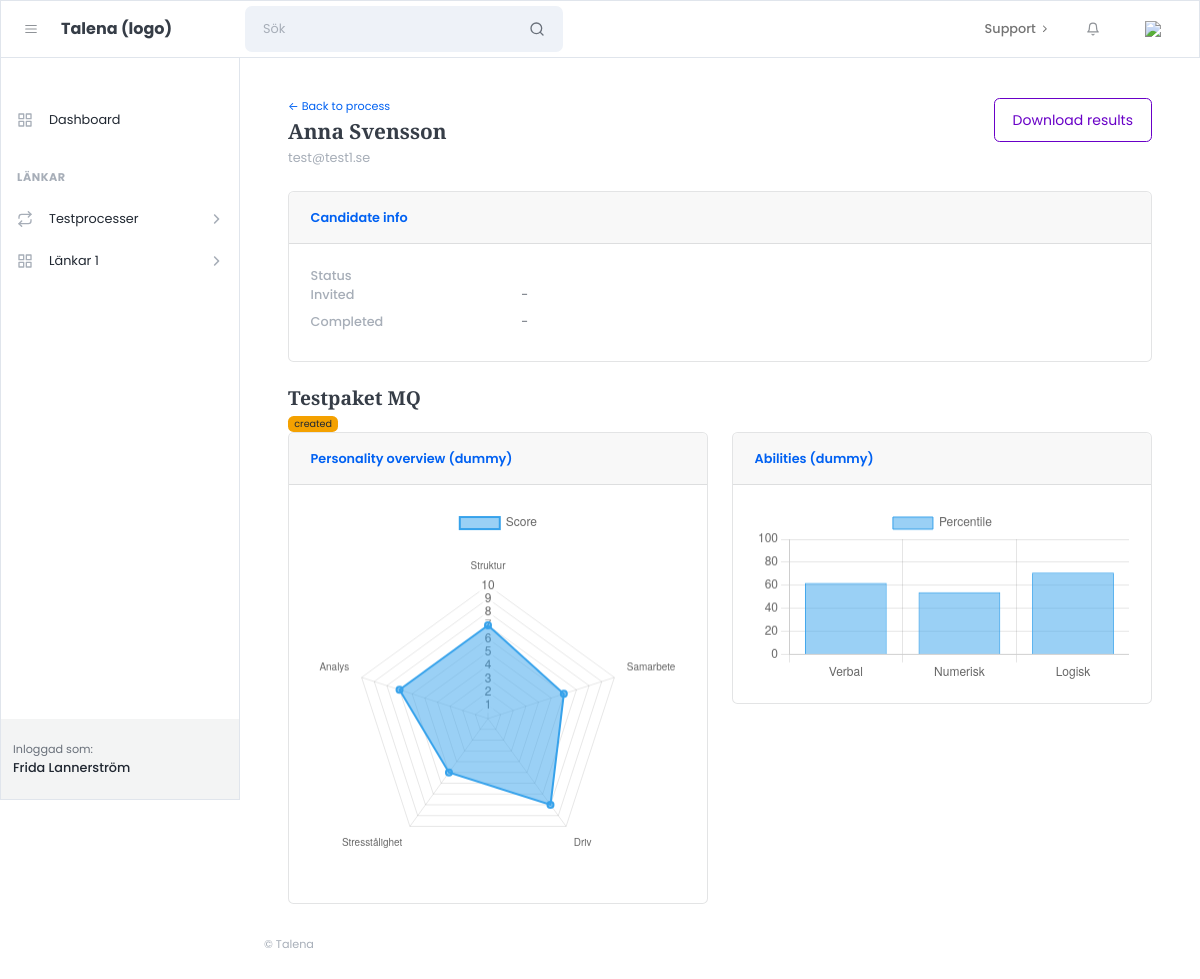
/processes/1/candidate/4/ (signed in), run on an earlier commit of the app's database.
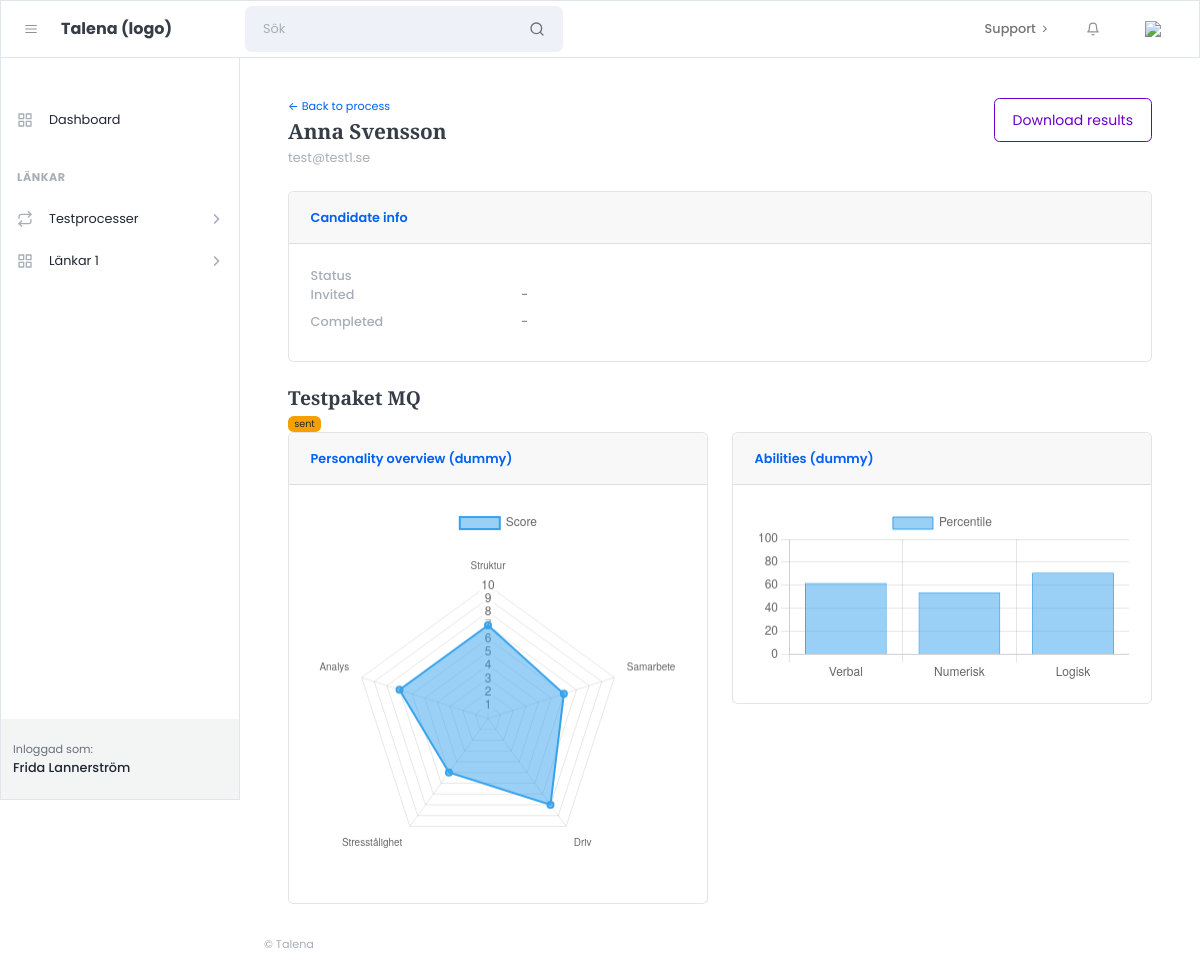
And on a later commit of the database.
### apps/processes/models.py (models this page shows, shortened)
class TestInvitation(models.Model):
    STATUS_CHOICES = [
        ("created", "Created"),
        ("sent", "Sent"),
        ("started", "Started"),
        ("completed", "Completed"),
        ("expired", "Expired"),
        ("failed", "Failed"),
    ]
    SOURCE_CHOICES = [
        ("invited", "Invited"),
        ("self_registered", "Self-registered"),
    ]
    assessment_url = models.URLField(blank=True, null=True)
    sova_request_id = models.CharField(max_length=512, blank=True, null=True)
    process = models.ForeignKey("processes.TestProcess", on_delete=models.CASCADE, related_name="invitations")
    candidate = models.ForeignKey("processes.Candidate", on_delete=models.CASCADE, related_name="invitations")
    source = models.CharField(max_length=20, choices=SOURCE_CHOICES, default="invited")
    request_id = models.CharField(max_length=512, null=True, blank=True)
    sova_project_id = models.IntegerField(null=True, blank=True)
    overall_score = models.FloatField(null=True, blank=True)
    project_results = models.JSONField(null=True, blank=True)
    status = models.CharField(max_length=30, choices=STATUS_CHOICES, default="created")
    invited_at = models.DateTimeField(blank=True, null=True)
    completed_at = models.DateTimeField(blank=True, null=True)
    result_payload = models.JSONField(null=True, blank=True)   # hela resultatet (om du vill)
    score = models.IntegerField(null=True, blank=True)         # demo-score 0–100 (eller vad du vill)
    sova_invitation_id = models.CharField(max_length=255, blank=True, null=True)
    sova_payload = models.JSONField(blank=True, null=True)
    created_at = models.DateTimeField(auto_now_add=True)
    class Meta:
        constraints = [
            models.UniqueConstraint(fields=["process", "candidate"], name="uniq_invitation_per_process")
        ]

### apps/processes/views.py (the view)
# urls.py: path("<int:process_id>/candidate/<int:candidate_id>/", views.process_candidate_detail, name="process_candidate_detail"),
@login_required
def process_candidate_detail(request, process_id, candidate_id):
    process = get_object_or_404(TestProcess, pk=process_id, created_by=request.user)
    invitation = get_object_or_404(
        TestInvitation,
        process=process,
        candidate_id=candidate_id
    )
    candidate = invitation.candidate
    dummy_profile = {
        "labels": ["Struktur", "Samarbete", "Driv", "Stresstålighet", "Analys"],
        "values": [7, 6, 8, 5, 7],
    }
    dummy_abilities = {
        "labels": ["Verbal", "Numerisk", "Logisk"],
        "values": [62, 54, 71],
    }
    return render(request, "customer/processes/process_candidate_detail.html", {
        "process": process,
        "invitation": invitation,
        "candidate": candidate,
        "dummy_profile": dummy_profile,
        "dummy_abilities": dummy_abilities,
    })

### templates/customer/processes/process_candidate_detail.html (shortened to what this page needs)
{% extends "customer/core/layouts/customer_base.html" %}
{% block content %}
<div class="container-fluid px-4">
  <div class="d-flex align-items-start justify-content-between mb-4">
    <div>
      <div class="text-muted small mb-1">
        <a href="{% url 'processes:process_detail' process.id %}">← Back to process</a>
      </div>
<h1 class="h3 mb-1">{{ candidate.first_name }} {{ candidate.last_name }}</h1>
<div class="text-muted">{{ candidate.email }}</div>
    </div>
    <div class="d-flex gap-2">
      <a class="btn btn-outline-secondary" href="#" onclick="alert('Download kommer sen 🙂'); return false;">
        Download results
      </a>
    </div>
  </div>
      <div class="col-12 mb-4">
      <div class="card">
        <div class="card-header fw-semibold">Candidate info</div>
        <div class="card-body">
          <dl class="row mb-0">
            <dt class="col-sm-3 text-muted">Status</dt>
            <dd class="col-sm-9">{{ invite.status }}</dd>
            <dt class="col-sm-3 text-muted">Invited</dt>
            <dd class="col-sm-9">{{ invite.invited_at|default:"-" }}</dd>
            <dt class="col-sm-3 text-muted">Completed</dt>
            <dd class="col-sm-9">{{ invite.completed_at|default:"-" }}</dd>
          </dl>
        </div>
      </div>
    </div>
<h4 class="mb-1">{{ process.project_name_snapshot|default:process.project_code }}</h4>
{% if invitation.status == "completed" %}
  <span class="badge bg-success">Färdig</span>
  <div class="mt-3">
    <div class="text-muted">Score</div>
    <div class="display-6">
      {% if invitation.overall_score != None %}
        {{ invitation.overall_score }}
      {% else %}
        —
      {% endif %}
    </div>
  </div>
{% else %}
  <span class="badge bg-warning text-dark">{{ invitation.status }}</span>
{% endif %}
  <div class="row g-4">
    <div class="col-lg-6">
      <div class="card">
        <div class="card-header fw-semibold">Personality overview (dummy)</div>
        <div class="card-body">
          <canvas id="profileChart" height="140"></canvas>
        </div>
      </div>
    </div>
    <div class="col-lg-6">
      <div class="card">
        <div class="card-header fw-semibold">Abilities (dummy)</div>
        <div class="card-body">
          <canvas id="abilitiesChart" height="140"></canvas>
        </div>
      </div>
    </div>
  </div>
</div>
<script>
  const profileLabels = {{ dummy_profile.labels|safe }};
  const profileValues = {{ dummy_profile.values|safe }};
  new Chart(document.getElementById("profileChart"), {
    type: "radar",
    data: {
      labels: profileLabels,
      datasets: [{
        label: "Score",
        data: profileValues,
        borderWidth: 2
      }]
    },
    options: {
      scales: {
        r: { suggestedMin: 0, suggestedMax: 10 }
      }
    }
  });
  const abLabels = {{ dummy_abilities.labels|safe }};
  const abValues = {{ dummy_abilities.values|safe }};
  new Chart(document.getElementById("abilitiesChart"), {
    type: "bar",
    data: {
      labels: abLabels,
      datasets: [{
        label: "Percentile",
        data: abValues,
        borderWidth: 1
      }]
    },
    options: {
      scales: {
        y: { suggestedMin: 0, suggestedMax: 100 }
      }
    }
  });
</script>
{% endblock %}

What changed in the data, as far as the page shows it:
changed TestInvitation: status "created" → "sent"
